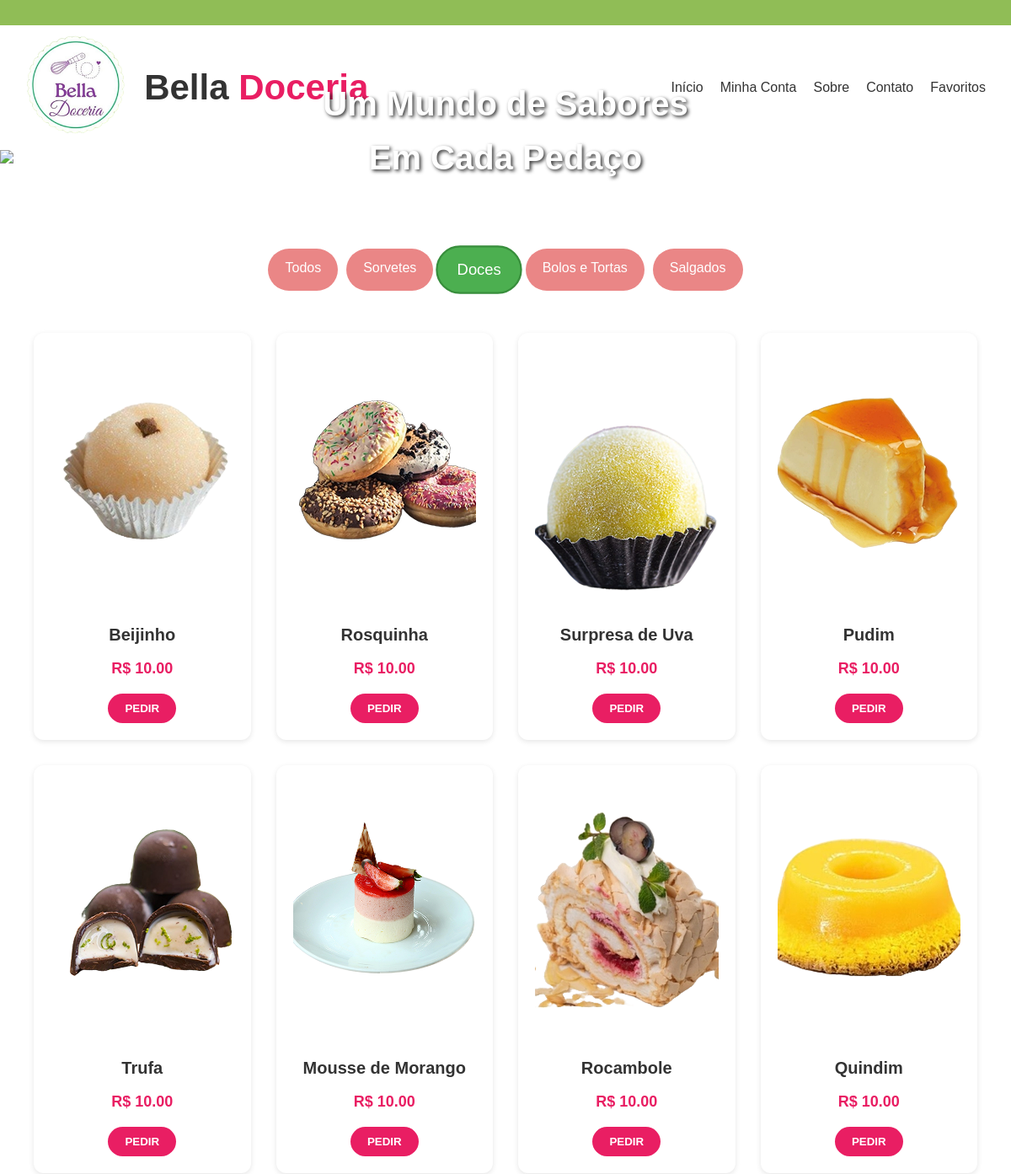
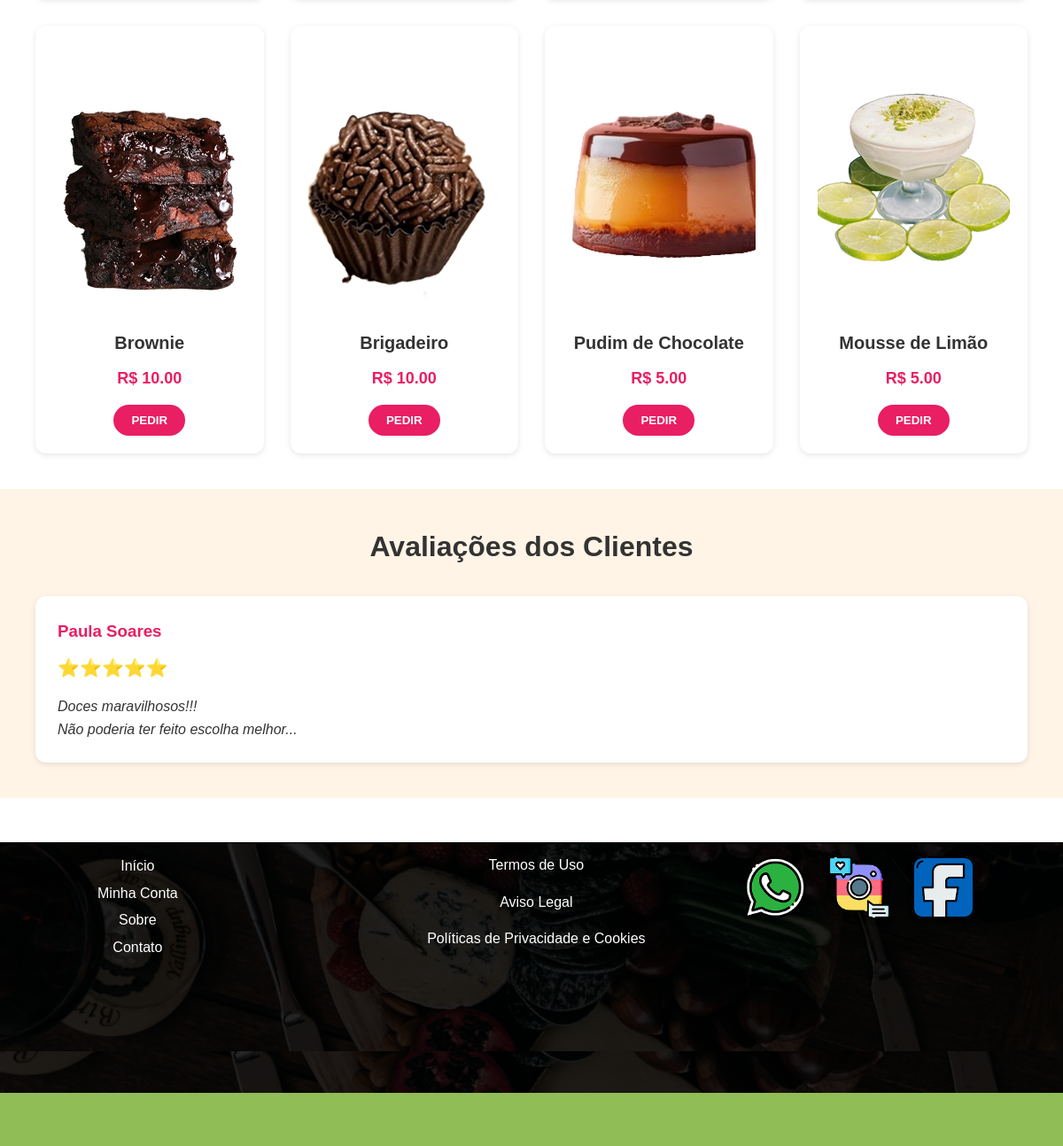
/catalog/home/2/, run on the app's committed database (2 pictures, top to bottom).
### catalog/models.py (models this page shows, shortened)
class Categoria(models.Model):
    nome = models.CharField(max_length=100, unique=True)
    descricao = models.TextField(blank=True, null=True)
    def __str__(self):
        return self.nome
    class Meta:
        verbose_name = "Categoria"
        verbose_name_plural = "Categorias"

class Produto(models.Model):
    nome = models.CharField(max_length=100)
    preco = models.DecimalField(max_digits=10, decimal_places=2)
    descricao_produto = models.TextField(blank=True, null=True)
    imagem = models.ImageField(upload_to='produtos/', null=True, blank=True)
    data_cadastro = models.DateTimeField(auto_now_add=True)
    ativo = models.BooleanField(default=True)
    categoria = models.ForeignKey(
    Categoria,
    on_delete=models.CASCADE,
    related_name='produtos',
    verbose_name='Categoria',
    )
    class Meta:
        verbose_name = "Produto"
        verbose_name_plural = "Produtos"
        ordering = ['-data_cadastro']
        db_table = 'Produtos'
        indexes = [
            models.Index(fields=['nome']),
        ]
        permissions = [
            ("gerenciar_estoque", "Pode alterar disponibilidade de produtos"),
        ]

### catalog/views.py (the view)
# urls.py: path('', views.home, name='home'),  # Página inicial do aplicativo "catalog"
def home(request, categoria_id=None):
    categorias = Categoria.objects.all()
    produtos = Produto.objects.filter(ativo=True)  # Produtos ativos como padrão
    categoria_selecionada = None
    if categoria_id:
        categoria_query = Categoria.objects.filter(id=categoria_id)
        if categoria_query.exists():
            categoria_selecionada = categoria_query.first()  # Obtendo a primeira (e única) categoria encontrada
            produtos = produtos.filter(categoria=categoria_selecionada)
    return render(request, 'catalog/home.html', {
        'produtos': produtos,
        'categorias': categorias,
        'categoria_selecionada': categoria_selecionada,
    })

### catalog/templates/catalog/home.html (shortened to what this page needs)
{% load static %}
<!DOCTYPE html>
<html lang="pt-BR">
<head>
  <link rel="stylesheet" href="{% static 'css/pagina1.css' %}">
</head>
<body>
  <header class="topo">
    <div class="logo">
      <a href="{% url 'home' %}">
        <img src="{% static 'images/logo.png' %}" alt="Bella Doceria" style="height: 120px; width: 120px;">
      </a>
      <a href="{% url 'home' %}" class="logo-texto">
        <h1>Bella <span>Doceria</span></h1>
      </a>
    </div>
    <nav class="menu">
      <a href="{% url 'home' %}">Início</a>
      <a href="{% static 'Páginas html/Página 6.html' %}">Minha Conta</a>
      <a href="{% url 'sobre' %}">Sobre</a>
      <a href="{% url 'contato' %}">Contato</a>
      <a href="{% static 'Páginas html/Página 12.html' %}">Favoritos</a>
    </nav>
  </header>
  <section id="inicio" class="hero" style="position: relative;">
    <img src="{% static 'images/1 banner imagem.png' %}" alt="Banner Principal" style="width: 100%; height: auto; display: block;">
    <div style="position: absolute; top: 50%; left: 50%; transform: translate(-50%, -50%); text-align: center; width: 100%;">
      <h2 style="color: white; text-shadow: 2px 2px 4px rgba(0,0,0,0.8); font-size: 2.5rem; margin-bottom: 20px;">Um Mundo de Sabores<br>Em Cada Pedaço</h2>
      <a href="https://wa.me/5581996522114" target="_blank" class="whatsapp-btn">
      </a>
    </div>
  </section>
  <section id="catalogo" class="produtos">
<div class="filtros">
  <a href="{% url 'home' %}"
     class="botao-categoria {% if not categoria_selecionada %}ativo{% endif %}">
    Todos
  </a>
  {% for categoria in categorias %}
    <a href="{% url 'home_por_categoria' categoria.id %}"
       class="botao-categoria {% if categoria == categoria_selecionada %}ativo{% endif %}">
      {{ categoria.nome }}
    </a>
  {% endfor %}
</div>
    <div class="lista-produtos">
      {% for produto in produtos %}
        <div class="produto" data-categoria="{{ produto.categoria }}">
          {% if produto.imagem %}
            <img src="{{ produto.imagem.url }}" alt="{{ produto.nome }}" class="img-produto" style="height: 300px;">
          {% else %}
            <img src="{% static 'images/logo.png' %}" alt="Imagem não disponível" class="img-produto" style="height: 300px;">
          {% endif %}
          <h3>{{ produto.nome }}</h3>
          <p class="preco">R$ {{ produto.preco }}</p>
          <a href="https://wa.me/5581996522114?text=Olá!%20Gostaria%20de%20saber%20mais%20sobre%20o%20produto%20{{ produto.nome }}%20que%20custa%20R$%20{{ produto.preco }}."
            target="_blank">
            <button class="btn-pedir">PEDIR</button>
          </a>
        </div>
      {% empty %}
        <p class="text-center">Nenhum produto disponível.</p>
      {% endfor %}
    </div>
  </section>
  <section id="avaliacoes" class="avaliacoes">
    <h2>Avaliações dos Clientes</h2>
    <div class="cards-avaliacoes">
      <div class="card-avaliacao">
        <h3>Paula Soares</h3>
        <p>⭐⭐⭐⭐⭐</p>
        <p class="comentario">Doces maravilhosos!!!<br>Não poderia ter feito escolha melhor...</p>
      </div>
    </div>
  </section>
  <footer class="rodape">
    <div class="container-rodape">
      <img src="{% static 'images/banner final.png' %}" alt="Banner Rodapé" style="width: 100%; height: auto; display: block;">
      <div class="conteudo-sobre-imagem">
        <div class="links-rodape">
          <ul class="menu-esquerdo">
            <li><a href="{% url 'home' %}">Início</a></li>
            <li><a href="{% static 'Páginas html/Página 6.html' %}">Minha Conta</a></li>
            <li><a href="{% url 'sobre' %}">Sobre</a></li>
            <li><a href="{% url 'contato' %}">Contato</a></li>
          </ul>
          <ul class="central">
            <li><a href="{% static 'home.html' %}">Termos de Uso</a></li>
            <li><a href="{% static 'home.html' %}">Aviso Legal</a></li>
            <li><a href="{% static 'index.html' %}">Políticas de Privacidade e Cookies</a></li>
          </ul>
        </div>
        <div class="icones-redes-sociais">
          <a href="https://wa.me/5581996522114" target="_blank">
            <img src="{% static 'images/whatsapp rodapé.png' %}" alt="WhatsApp">
          </a>
          <a href="https://www.instagram.com/bella.doceria__" target="_blank">
            <img src="{% static 'images/instagram rodapé.png' %}" alt="Instagram">
          </a>
          <a href="https://www.facebook.com/sua_pagina" target="_blank">
            <img src="{% static 'images/facebook  rodapé.png' %}" alt="Facebook">
          </a>
        </div>
      </div>
    </div>
  </footer>
</body>
</html>

### catalog/templates/catalog/home.html (style rules this page uses)
.produto { transition: all 0.3s ease; }
.whatsapp-btn { display: inline-flex; align-items: center; gap: 10px; background-color: #25D366; color: white; padding: 12px 24px; border-radius: 30px; text-decoration: none; font-weight: bold; animation: pulse 2s infinite; transition: all 0.3s ease; }

### data on the page
Categoria: nome "Sorvetes"
Categoria: nome "Doces"
Categoria: nome "Bolos e Tortas"
Categoria: nome "Salgados"
Produto: imagem (picture), nome "Beijinho", preco "10.00"
Produto: imagem (picture), nome "Rosquinha", preco "10.00"
Produto: imagem (picture), nome "Surpresa de Uva", preco "10.00"
Produto: imagem (picture), nome "Pudim", preco "10.00"
Produto: imagem (picture), nome "Trufa", preco "10.00"
Produto: imagem (picture), nome "Mousse de Morango", preco "10.00"
Produto: imagem (picture), nome "Rocambole", preco "10.00"
Produto: imagem (picture), nome "Quindim", preco "10.00"
Produto: imagem (picture), nome "Brownie", preco "10.00"
Produto: imagem (picture), nome "Brigadeiro", preco "10.00"
Produto: imagem (picture), nome "Pudim de Chocolate", preco "5.00"
Produto: imagem (picture), nome "Mousse de Limão", preco "5.00"
